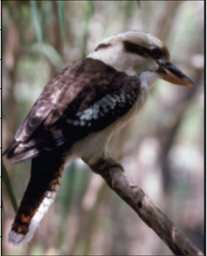
#> input picture bird.png, 207 x 256 px, shrunk from 514 x 636 before the run; the run also reads 1 picture not shown here
$ jupyter execute --allow-errors image_filter30_homework_ipynb.ipynb
#> lines starting #> are read from the running program, lines starting #| are printed output that depends on the picture
# 第二組分工
* 林庭琮	蔡睿宸	陳宇揚	莊詠鈞	白孜謙	羅凱全
* 莊詠鈞：7 image point processing
* 白孜謙：gaussion,sharpening mean
* 陳宇揚：shift,sobel,thresholding
* 羅凱全：downsampling,upsampling
* 蔡睿宸：dilation,erosion
* 林庭琮：reflection,rotate,scale

[cell 1]
from  matplotlib import pyplot as plt
import cv2
import numpy as np

image = cv2.imread("bird.png") # the decoded images will have the channels stored in B G R order.
#> image is the input picture: shape (256, 207, 3); mean B, G, R 106.6, 110.4, 117.9

# change the image matrix into R G B order.
# method 1
# b,g,r = cv2.split(im)
# image = cv2.merge([r,g,b])

# method 2
image = image[:,:,::-1]

# show the image
plt.imshow(image)
plt.show()

# show the detail
print('image shape: ', image.shape) # show the image's shape(dimention).
#| image shape:  (256, 207, 3)
print('pixel space in position (100, 150): ', image[100,150]) # one pixel color space.
#| pixel space in position (100, 150):  [181 183 167]
print('image type: ', image.dtype) # show the format in which the image is stored.
#| image type:  uint8

# 7 image point processing

At 2. introduction to Computer Vision (p.7) <br>
In this section, use the RGB image matrix you create above to finish the jobs.

Image data type matters!
* uint8: 0 ~ 255
* int32: -2^31 ~ 2^31

When you plot the image, data type matters too!
* int: 0 ~ 255
* float: 0 ~ 1

small tips that I found:
* **int32** can't work with **cv2.COLOR_RGB2GRAY**
* keep the image type when using cv2.imread -> **cv2.IMREAD_UNCHANGED**

## 1. invert

[cell 2]
# image invert #
# you must plot both the original image and the modefied image as the result.

# -------- To do ------------- #
image_int = image.astype('int32')
res = np.clip(255 - image_int, 0, 255)
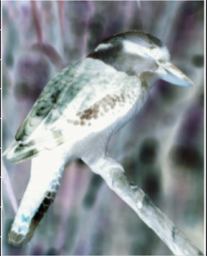
#> res: shape (256, 207, 3) int32; mean R, G, B 137.1, 144.6, 148.4
# ------------------------------- #
plt.figure(figsize=(10, 20))
plt.subplot(1, 2, 1)
plt.imshow(image)
plt.title('original')

plt.subplot(1, 2, 2)
plt.imshow(res)
plt.title('invert')
plt.show()

print('image_int: ', image_int.shape)
#| image_int:  (256, 207, 3)
print('res: ', res.shape)
#| res:  (256, 207, 3)

## 2. darken

[cell 3]
# image datken #
# you must plot both the original image and the modefied image as the result.

# -------- To do ------------- #
image_int = image.astype('int32')
result_img = np.clip(image_int-128, 0, 255)
plt.figure(figsize = (10,20))
plt.subplot(121)
plt.imshow(image_int)
plt.title('original')

plt.subplot(122)
plt.imshow(result_img)
plt.title('darken')

plt.show()
# ------------------------------- #

## 3. lighten

[cell 4]
# image lighten #
# you must plot both the original image and the modefied image as the result.

# -------- To do ------------- #
image_int = image.astype('int32')
result_img = np.clip(image_int + 128, 0, 255)
plt.figure(figsize = (10,20))
plt.subplot(121)
plt.imshow(image_int)
plt.title('original')

plt.subplot(122)
plt.imshow(result_img)
plt.title('lighten')

plt.show()
# ------------------------------- #

## 4. lower contrast

[cell 5]
# image Lower Contrast #
# you must plot both the original image and the modefied image as the result.

# -------- To do ------------- #
image_int = image.astype('int32')
result_img = np.clip(image_int//2, 0,255)
plt.figure(figsize = (10,20))
plt.subplot(121)
plt.imshow(image_int)
plt.title('original')

plt.subplot(122)
plt.imshow(result_img)
plt.title('lower contrast')

plt.show()
# ------------------------------- #

## 5. raise contrast

[cell 6]
# image raise contrast #
# you must plot both the original image and the modefied image as the result.

# -------- To do ------------- #
image_int = image.astype('int32')
result_img = np.clip(image_int*2, 0, 255)
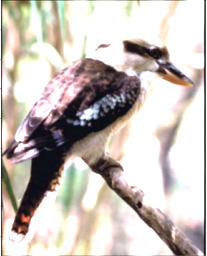
#> result_img: shape (256, 207, 3) int32; mean R, G, B 200.6, 191.8, 186
plt.figure(figsize = (10,20))
plt.subplot(121)
plt.imshow(image_int)
plt.title('original')

plt.subplot(122)
plt.imshow(result_img)
plt.title('raise contrast')

plt.show()
# ------------------------------- #

## 6. non-linear lower contrast

[cell 7]
# Non-linear lower contrast #
# you must plot both the original image and the modefied image as the result.

# -------- To do ------------- #
image_int = image.astype('int32')
image_int_l = (image_int/255)**(1/3)*255
image_int_l = image_int_l.astype('int32')
result_img = np.clip(image_int_l, 0, 255)
plt.figure(figsize = (10,20))
plt.subplot(121)
plt.imshow(image_int)
plt.title('original')

plt.subplot(122)
plt.imshow(result_img)
plt.title('non-linear lower contrast')

plt.show()
# ------------------------------- #

## 7. non-linear raise contrast

[cell 8]
# Non-linear raise contrast #
# you must plot both the original image and the modefied image as the result.

# -------- To do ------------- #
image_int = image.astype('int32')
image_int_l = (image_int/255)**2*255
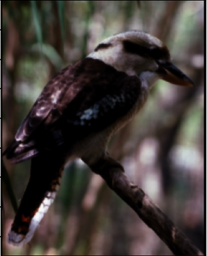
#> image_int_l: shape (256, 207, 3) float64; mean R, G, B 66.4, 59.8, 56.3
image_int_l = image_int_l.astype('int32')
result_img = np.clip(image_int_l, 0, 255)
plt.figure(figsize = (10,20))
plt.subplot(121)
plt.imshow(image_int)
plt.title('original')

plt.subplot(122)
plt.imshow(result_img)
plt.title('non-linear raise contrast')

plt.show()
# ------------------------------- #

# fliters

## pre-defined function

[cell 9]
# define a function to manage the kernel choices

import math

def get_kernel(kernel_name, kernel_size = 7): # here we set the kernel_size to 7, when you call this function without kernel_size, the default is 7
  if kernel_name == 'gaussian':
    sigma = 0.3*((kernel_size-1)*0.5 - 1) + 0.8
    Gaussian=[]
    #各係數相加後總值
    total=0
    coordinate = (kernel_size-1)//2
    for i in range(-coordinate,coordinate+1,1):
      Filter_list = []
      for j in range(coordinate,-coordinate-1,-1):
          #高斯函數公式
          # -------- To do ------------- #
          gau = math.exp(-(i*i+j*j)/2*sigma*sigma)
          Filter_list.append(gau)
          total+=gau
          # ------------------------------- #
      Gaussian+= [Filter_list]
    return np.array(Gaussian)/total

  if kernel_name == 'sharpening':
    # -------- To do ------------- #
    Sharpening_Kernel = np.array([
                 [0,-1,0],
                 [-1,5,-1],
                 [0,-1,0]
         ])
    # ------------------------------- #
    return Sharpening_Kernel

  if kernel_name == 'mean':
    # -------- To do ------------- #
    Mean_Kernel = np.ones([kernel_size,kernel_size])/(kernel_size**2)
    # ------------------------------- #
    return Mean_Kernel

  if kernel_name == 'shift':
    # -------- To do ------------- #
    Shift_Kernel= np.zeros([kernel_size,kernel_size])
    Shift_Kernel[0,(kernel_size+1)//2] = 1
    # ------------------------------- #
    return Shift_Kernel

  if kernel_name == 'dilation':
    # -------- To do ------------- #
    dilation_kernel = np.ones([kernel_size,kernel_size])
    # ------------------------------- #
    return dilation_kernel

  if kernel_name == 'erosion':
    # -------- To do ------------- #
    erosion_kernel = np.ones([kernel_size,kernel_size])
    # ------------------------------- #
    return erosion_kernel


  # if any other kernel...:

[cell 10]
# define a function performing padding, it should be able to pad both grayscale image and rgb image
# zero-padding is enough

def padding_img(img, p_size, channel = 3,style='constant'):
  if channel == 3: # if it is a "r g b" image
    # -------- To do ------------- #
    b,g,r = cv2.split(img)
    rgb_list = [r,g,b]
    pading_list = []
    expand_size_x = b.shape[0]+p_size*2
    expand_size_y = b.shape[1]+p_size*2
    for i in rgb_list:
      padaing_array = np.zeros([expand_size_x,expand_size_y])
      for x in range(b.shape[0]):
          for y in range(b.shape[1]):
            padaing_array[x+p_size,y+p_size] = i[x,y]
      pading_list.append(padaing_array)
    # ------------------------------- #
    return cv2.merge([pading_list[0], pading_list[1], pading_list[2]])
  elif channel == 1:
    return np.pad(img, p_size, style)

[cell 11]
# define a function to do the convolution work it should be able to pad both grayscale image and rgb image
from tqdm import trange

def convolution(img, kernel):
  # the default of this function will do the convolution work for rgb image
  # the image in grayscale will trigger the ValueError in "row, col, depth = img.shape"
  # Therefore, do the convolution work for grayscale image!
  try:
    row, col, depth = img.shape
    print('rgb convolution')
    kernelsize = kernel.shape[0]
    resx=np.zeros((row,col,3)) #initial a result image
    padimg = padding_img(img,(kernelsize-1)//2)
    b,g,r = cv2.split(padimg)
    # -------- To do ------------- #
    n = 0
    for c in range(2,-1,-1):
      for y in trange(b.shape[1]):
        if y > b.shape[1] - kernelsize:
          break
        for x in range(b.shape[0]):
          if x > b.shape[0] - kernelsize:
            break
          resx[x,y,n] = (kernel * cv2.split(padimg)[c][x:x+kernelsize,y:y+kernelsize]).sum()
      n+=1
    resx = resx.astype('int32')
    return resx
  except ValueError:
    print('grayscale convolution')
    row, col= img.shape
    kernelsize = kernel.shape[0]
    resx=np.zeros((row,col)) #initial a result image
    padimg = padding_img(img, (kernelsize-1)//2, channel = 1) # channel = 1

    # -------- To do ------------- #
    for y in trange(col):
      if y > col - kernelsize:
        break
      for x in range(row):
        if x > row - kernelsize:
          break
        resx[x,y] = (kernel * img[x:x+kernelsize,y:y+kernelsize]).sum()
    # ------------------------------- #
    return resx

## gaussian

[cell 12]
# read a smaller image to reduce the time of doing convolution
import cv2
from  matplotlib import pyplot as plt
import numpy as np
image = cv2.imread("nicework.png").astype('uint8')
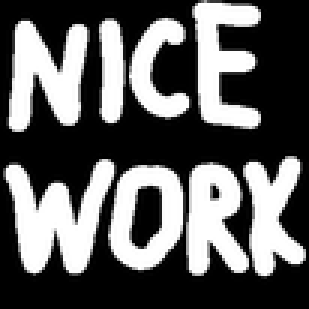
#> input picture nicework.png, 103 x 103 px, shrunk from 256 x 256 before the run (shown 3 times larger)
#> image is the input picture: shape (103, 103, 3); min 0, max 255, mean 96.7
# image = cv2.imread('nicework.png',cv2.IMREAD_GRAYSCALE)
# image = image[:, :, ::-1]

# show the image
# plt.imshow(image)
plt.imshow(image)
plt.show()

# show the detail
print('image shape: ', image.shape) # show the image's shape(dimention).
#| image shape:  (103, 103, 3)
#> (the rest of this cell did not finish here and is left out)

[cell 13]
# ------------ to do ------------ #
# you should plot both the original image and the image after having convlution with the kernel.
# you should print their shape.

# -------- To do ------------- #
image_int = image.astype('int32')
#> image_int: shape (103, 103, 3) int32
result_img = convolution(image_int, get_kernel('gaussian'))
#> the loop in padding_img, `for i in rgb_list:` made 3 passes
#> after the loop in padding_img, `for i in rgb_list:`:
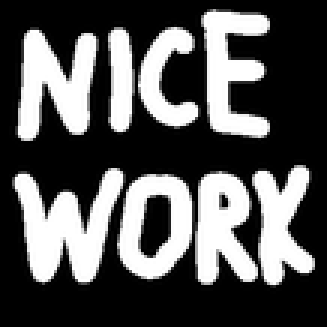
#> padaing_array: shape (109, 109) float64 (shown 3 times larger); min 0, max 255, mean 86.3
#> after the loop in padding_img, `for i in rgb_list:`: pading_list = 3 items
#> after the loop in convolution, `for c in range(2,-1,-1):`:
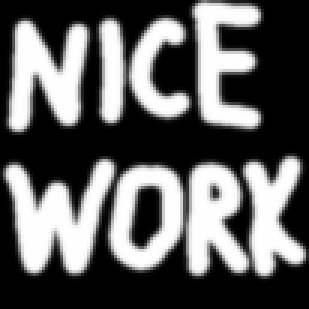
#> resx: shape (103, 103, 3) float64 (shown 3 times larger); min 0, max 255, mean 96.6
#> after the loop in convolution, `for c in range(2,-1,-1):`: n = 3
plt.figure(figsize = (10,20))
plt.subplot(121)
plt.imshow(image_int)
plt.title('original')

plt.subplot(122)
plt.imshow(result_img)
plt.title('gaussian_result')

plt.show()
# ------------------------------- #

## sharpening

[cell 14]
# you could use the function in your previous work.
# use [0 -1 0] to sharp your image
#  [-1 5 -1]
#  [0 -1 0]

# -------- To do ------------- #
image_int = image.astype('int32')
result_img = convolution(image_int, get_kernel('sharpening'))
#> call 2 of padding_img, with p_size = 1, channel = 3, style = 'constant'
#> the loop in padding_img (call 2), `for i in rgb_list:` made 3 passes
#> after the loop in padding_img (call 2), `for i in rgb_list:`:
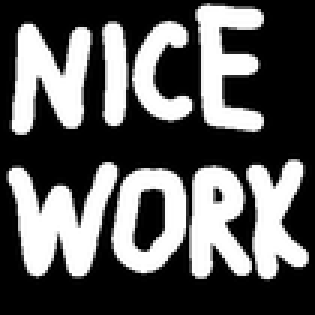
#> padaing_array: shape (105, 105) float64 (shown 3 times larger); min 0, max 255, mean 93
#> after the loop in convolution (call 2), `for c in range(2,-1,-1):`:
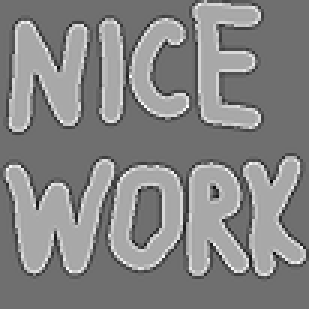
#> resx: shape (103, 103, 3) float64 (shown 3 times larger); min -496, max 640, mean 96.7; drawn with min black and max white
plt.figure(figsize = (10,20))
plt.subplot(121)
plt.imshow(image_int)
plt.title('original')

plt.subplot(122)
plt.imshow(result_img)
plt.title('sharpening_result')

plt.show()
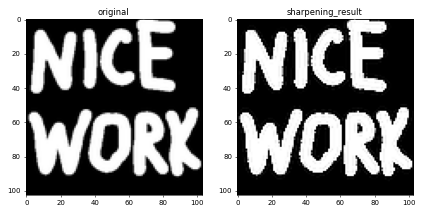
#> figure drawn by matplotlib, 2 panels
# ------------------------------- #

## mean

[cell 15]
# -------- To do ------------- #
image_int = image.astype('int32')
result_img = convolution(image_int, get_kernel('mean'))
#> after the loop in convolution (call 3), `for c in range(2,-1,-1):`:
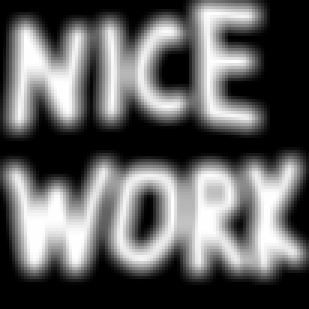
#> resx: shape (103, 103, 3) float64 (shown 3 times larger); min 0, max 255, mean 96.4
#> (the rest of the program and of its run is left out)
